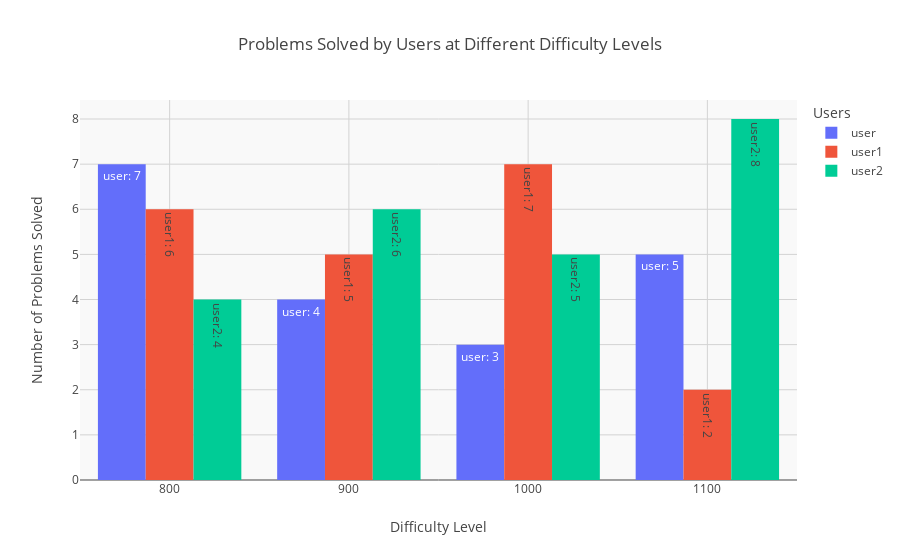

The code cell stored with this chart in its notebook:
### Code cell
import plotly.graph_objects as go

# Sample data
data = {
    "user": {800: 7, 900: 4, 1000: 3, 1100: 5},
    "user1": {800: 6, 900: 5, 1000: 7, 1100: 2},
    "user2": {800: 4, 900: 6, 1000: 5, 1100: 8}
}

# Define a list of colors to assign each user a unique color
colors = ['#636EFA', '#EF553B', '#00CC96', '#AB63FA', '#FFA15A']

# Prepare the figure
fig = go.Figure()

# Loop through each user and add a bar trace with a specific color
for idx, (user, problems) in enumerate(data.items()):
    difficulties = list(problems.keys())  # X-axis values (difficulty levels)
    num_solved = list(problems.values())  # Y-axis values (problems solved)

    # Add bar trace for each user
    fig.add_trace(go.Bar(
        x=difficulties,
        y=num_solved,
        name=user,
        text=[f"{user}: {num}" for num in num_solved],
        hoverinfo="text",  # Hover to show the user and number of problems solved
        marker_color=colors[idx % len(colors)]  # Assign a color from the list
    ))

# Update layout for better visualization
fig.update_layout(
    title="<b>Problems Solved by Users at Different Difficulty Levels",
    xaxis_title="<b>Difficulty Level</b>",
    yaxis_title="<b>Number of Problems Solved</b>",
    barmode='group',  # Group bars by difficulty level
    plot_bgcolor="#f9f9f9",  # Light background color
    xaxis=dict(showgrid=True, gridcolor='lightgrey'),
    yaxis=dict(showgrid=True, gridcolor='lightgrey'),
    legend_title="<b>Users</b>",  # Title for legend
)
fig.show()

### Figure 1 — Plotly figure (JSON) as saved in the notebook; plotly's stock layout.template omitted (floating-point values rounded to 4 significant figures)
{"data": [{"hoverinfo": "text", "marker": {"color": "#636EFA"}, "name": "user", "text": ["user: 7", "user: 4", "user: 3", "user: 5"], "type": "bar", "x": [800, 900, 1000, 1100], "y": [7, 4, 3, 5]}, {"hoverinfo": "text", "marker": {"color": "#EF553B"}, "name": "user1", "text": ["user1: 6", "user1: 5", "user1: 7", "user1: 2"], "type": "bar", "x": [800, 900, 1000, 1100], "y": [6, 5, 7, 2]}, {"hoverinfo": "text", "marker": {"color": "#00CC96"}, "name": "user2", "text": ["user2: 4", "user2: 6", "user2: 5", "user2: 8"], "type": "bar", "x": [800, 900, 1000, 1100], "y": [4, 6, 5, 8]}], "layout": {"barmode": "group", "legend": {"title": {"text": "Users"}}, "plot_bgcolor": "#f9f9f9", "title": {"text": "Problems Solved by Users at Different Difficulty Levels"}, "xaxis": {"gridcolor": "lightgrey", "showgrid": true, "title": {"text": "Difficulty Level"}}, "yaxis": {"gridcolor": "lightgrey", "showgrid": true, "title": {"text": "Number of Problems Solved"}}}}
